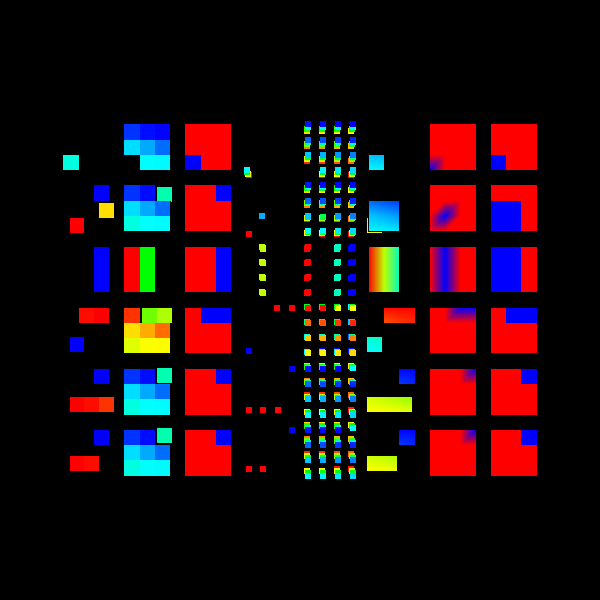

Recreate this plot in Python.
#!/usr/bin/env python

# Demonstrate vtkExtractSelection with multiple selection types
# (GLOBALIDS, INDICES, VALUES, THRESHOLDS, LOCATIONS, FRUSTUM)
# on both cell and point data of a 3x3x3 image data cube, arranged
# in a grid layout.

# Factory overrides
import vtkmodules.vtkInteractionStyle  # noqa: F401
import vtkmodules.vtkRenderingFreeType  # noqa: F401
import vtkmodules.vtkRenderingOpenGL2  # noqa: F401

from vtkmodules.vtkCommonCore import (
    VTK_FLOAT,
    vtkDoubleArray,
    vtkFloatArray,
    vtkIdTypeArray,
)
from vtkmodules.vtkCommonDataModel import (
    vtkImageData,
    vtkSelection,
    vtkSelectionNode,
)
from vtkmodules.vtkFiltersExtraction import vtkExtractSelection
from vtkmodules.vtkRenderingCore import (
    vtkActor,
    vtkDataSetMapper,
    vtkRenderWindow,
    vtkRenderWindowInteractor,
    vtkRenderer,
)

XCELLS = 3
YCELLS = 3
ZCELLS = 3

# Create sample image data with known structure and arrays
sample_data = vtkImageData()
sample_data.SetSpacing(1.0, 1.0, 1.0)
sample_data.SetOrigin(0.0, 0.0, 0.0)
sample_data.SetDimensions(XCELLS + 1, YCELLS + 1, ZCELLS + 1)
sample_data.AllocateScalars(VTK_FLOAT, 1)

# Point arrays
point_counter_array = vtkIdTypeArray()
point_counter_array.SetNumberOfComponents(1)
point_counter_array.SetName("Point Counter")
sample_data.GetPointData().AddArray(point_counter_array)

point_forward_ids = vtkIdTypeArray()
point_forward_ids.SetNumberOfComponents(1)
point_forward_ids.SetName("Forward Point Ids")
sample_data.GetPointData().AddArray(point_forward_ids)

point_reverse_ids = vtkIdTypeArray()
point_reverse_ids.SetNumberOfComponents(1)
point_reverse_ids.SetName("Reverse Point Ids")
sample_data.GetPointData().AddArray(point_reverse_ids)

point_x_array = vtkFloatArray()
point_x_array.SetNumberOfComponents(1)
point_x_array.SetName("Point X")
sample_data.GetPointData().AddArray(point_x_array)

point_y_array = vtkFloatArray()
point_y_array.SetNumberOfComponents(1)
point_y_array.SetName("Point Y")
sample_data.GetPointData().AddArray(point_y_array)

point_z_array = vtkFloatArray()
point_z_array.SetNumberOfComponents(1)
point_z_array.SetName("Point Z")
sample_data.GetPointData().AddArray(point_z_array)

point_count = 0
for i in range(ZCELLS + 1):
    for j in range(YCELLS + 1):
        for k in range(XCELLS + 1):
            point_counter_array.InsertNextValue(point_count)
            id_f = point_count + 10
            id_r = (XCELLS + 1) * (YCELLS + 1) * (ZCELLS + 1) - 1 - point_count + 10
            point_forward_ids.InsertNextValue(id_f)
            point_reverse_ids.InsertNextValue(id_r)
            point_count += 1
            point_x_array.InsertNextValue(float(k))
            point_y_array.InsertNextValue(float(j))
            point_z_array.InsertNextValue(float(i))

# Cell arrays
cell_counter_array = vtkIdTypeArray()
cell_counter_array.SetNumberOfComponents(1)
cell_counter_array.SetName("Cell Count")
sample_data.GetCellData().AddArray(cell_counter_array)

cell_forward_ids = vtkIdTypeArray()
cell_forward_ids.SetNumberOfComponents(1)
cell_forward_ids.SetName("Forward Cell Ids")
sample_data.GetCellData().AddArray(cell_forward_ids)

cell_reverse_ids = vtkIdTypeArray()
cell_reverse_ids.SetNumberOfComponents(1)
cell_reverse_ids.SetName("Reverse Cell Ids")
sample_data.GetCellData().AddArray(cell_reverse_ids)

cell_x_array = vtkDoubleArray()
cell_x_array.SetNumberOfComponents(1)
cell_x_array.SetName("Cell X")
sample_data.GetCellData().AddArray(cell_x_array)

cell_y_array = vtkDoubleArray()
cell_y_array.SetNumberOfComponents(1)
cell_y_array.SetName("Cell Y")
sample_data.GetCellData().AddArray(cell_y_array)

cell_z_array = vtkDoubleArray()
cell_z_array.SetNumberOfComponents(1)
cell_z_array.SetName("Cell Z")
sample_data.GetCellData().AddArray(cell_z_array)

cell_count = 0
for i in range(ZCELLS):
    for j in range(YCELLS):
        for k in range(XCELLS):
            cell_counter_array.InsertNextValue(cell_count)
            id_f = cell_count + 10
            id_r = XCELLS * YCELLS * ZCELLS - 1 - cell_count + 10
            cell_forward_ids.InsertNextValue(id_f)
            cell_reverse_ids.InsertNextValue(id_r)
            cell_count += 1
            cell_x_array.InsertNextValue(k + 0.5)
            cell_y_array.InsertNextValue(j + 0.5)
            cell_z_array.InsertNextValue(i + 0.5)

sample_data.GetPointData().SetGlobalIds(point_forward_ids)
sample_data.GetPointData().SetScalars(point_x_array)
sample_data.GetCellData().SetGlobalIds(cell_forward_ids)
sample_data.GetCellData().SetScalars(cell_x_array)

# Renderer
renderer = vtkRenderer()

# Selection pipeline
selection = vtkSelection()
selection_node = vtkSelectionNode()
selection.AddNode(selection_node)

extract_selection = vtkExtractSelection()
extract_selection.SetInputData(0, sample_data)
extract_selection.SetInputData(1, selection)
extract_selection.PreserveTopologyOff()

COLORBYCELL = 0
COLORBYPOINT = 1

def show_me(result, x, y, cell_or_point, array):
    copy = result.NewInstance()
    copy.DeepCopy(result)
    mapper = vtkDataSetMapper()
    mapper.SetInputData(copy)
    r = array.GetRange()
    if cell_or_point == COLORBYCELL:
        copy.GetCellData().SetActiveScalars(array.GetName())
        mapper.SetScalarModeToUseCellData()
    else:
        copy.GetPointData().SetActiveScalars(array.GetName())
        mapper.SetScalarModeToUsePointData()
    mapper.SetScalarRange(r[0], r[1])
    actor = vtkActor()
    actor.SetPosition(x * 4, y * 4, 0)
    actor.SetMapper(mapper)
    actor.GetProperty().SetPointSize(6.0)
    renderer.AddActor(actor)

# --- GLOBALIDS on cells ---
selection_node.Initialize()
selection_node.GetProperties().Set(vtkSelectionNode.CONTENT_TYPE(), vtkSelectionNode.GLOBALIDS)
selection_node.SetFieldType(vtkSelectionNode.CELL)
cell_ids = vtkIdTypeArray()
cell_ids.SetNumberOfComponents(1)
cell_ids.SetNumberOfTuples(5)
cell_ids.SetTuple1(0, 9)
cell_ids.SetTuple1(1, 10)
cell_ids.SetTuple1(2, 11)
cell_ids.SetTuple1(3, 36)
cell_ids.SetTuple1(4, 37)
selection_node.SetSelectionList(cell_ids)

extract_selection.Update()
show_me(extract_selection.GetOutput(), 0, 0, COLORBYCELL, cell_forward_ids)

selection_node.GetProperties().Set(vtkSelectionNode.INVERSE(), 1)
extract_selection.Update()
show_me(extract_selection.GetOutput(), 1, 0, COLORBYCELL, cell_forward_ids)

selection_node.GetProperties().Set(vtkSelectionNode.INVERSE(), 0)
extract_selection.PreserveTopologyOn()
extract_selection.Update()
inside_arr = extract_selection.GetOutput().GetCellData().GetArray("vtkInsidedness")
show_me(extract_selection.GetOutput(), 2, 0, COLORBYCELL, inside_arr)

# --- GLOBALIDS on points ---
selection_node.Initialize()
extract_selection.PreserveTopologyOff()
selection_node.GetProperties().Set(vtkSelectionNode.CONTENT_TYPE(), vtkSelectionNode.GLOBALIDS)
selection_node.GetProperties().Set(vtkSelectionNode.FIELD_TYPE(), vtkSelectionNode.POINT)
point_ids = vtkIdTypeArray()
point_ids.SetNumberOfComponents(1)
point_ids.SetNumberOfTuples(5)
point_ids.SetTuple1(0, 9)
point_ids.SetTuple1(1, 10)
point_ids.SetTuple1(2, 11)
point_ids.SetTuple1(3, 73)
point_ids.SetTuple1(4, 74)
selection_node.SetSelectionList(point_ids)

extract_selection.Update()
show_me(extract_selection.GetOutput(), 3, 0, COLORBYPOINT, point_forward_ids)

selection_node.GetProperties().Set(vtkSelectionNode.INVERSE(), 1)
extract_selection.Update()
show_me(extract_selection.GetOutput(), 4, 0, COLORBYPOINT, point_forward_ids)

selection_node.GetProperties().Set(vtkSelectionNode.INVERSE(), 0)
selection_node.GetProperties().Set(vtkSelectionNode.CONTAINING_CELLS(), 1)
extract_selection.Update()
show_me(extract_selection.GetOutput(), 5, 0, COLORBYPOINT, point_forward_ids)

selection_node.GetProperties().Set(vtkSelectionNode.CONTAINING_CELLS(), 0)
extract_selection.PreserveTopologyOn()
extract_selection.Update()
inside_arr = extract_selection.GetOutput().GetPointData().GetArray("vtkInsidedness")
show_me(extract_selection.GetOutput(), 6, 0, COLORBYPOINT, inside_arr)

selection_node.GetProperties().Set(vtkSelectionNode.CONTAINING_CELLS(), 1)
extract_selection.Update()
inside_arr = extract_selection.GetOutput().GetCellData().GetArray("vtkInsidedness")
show_me(extract_selection.GetOutput(), 7, 0, COLORBYCELL, inside_arr)

# --- INDICES on cells ---
selection_node.Initialize()
extract_selection.PreserveTopologyOff()
selection_node.GetProperties().Set(vtkSelectionNode.CONTENT_TYPE(), vtkSelectionNode.INDICES)
selection_node.SetFieldType(vtkSelectionNode.CELL)
cell_ids = vtkIdTypeArray()
cell_ids.SetNumberOfComponents(1)
cell_ids.SetNumberOfTuples(5)
cell_ids.SetTuple1(0, 0)
cell_ids.SetTuple1(1, 1)
cell_ids.SetTuple1(2, 2)
cell_ids.SetTuple1(3, 26)
cell_ids.SetTuple1(4, 27)
selection_node.SetSelectionList(cell_ids)

extract_selection.Update()
show_me(extract_selection.GetOutput(), 0, 1, COLORBYCELL, cell_counter_array)

selection_node.GetProperties().Set(vtkSelectionNode.INVERSE(), 1)
extract_selection.Update()
show_me(extract_selection.GetOutput(), 1, 1, COLORBYCELL, cell_counter_array)

selection_node.GetProperties().Set(vtkSelectionNode.INVERSE(), 0)
extract_selection.PreserveTopologyOn()
extract_selection.Update()
inside_arr = extract_selection.GetOutput().GetCellData().GetArray("vtkInsidedness")
show_me(extract_selection.GetOutput(), 2, 1, COLORBYCELL, inside_arr)

# --- INDICES on points ---
selection_node.Initialize()
extract_selection.PreserveTopologyOff()
selection_node.GetProperties().Set(vtkSelectionNode.CONTENT_TYPE(), vtkSelectionNode.INDICES)
selection_node.GetProperties().Set(vtkSelectionNode.FIELD_TYPE(), vtkSelectionNode.POINT)
point_ids = vtkIdTypeArray()
point_ids.SetNumberOfComponents(1)
point_ids.SetNumberOfTuples(5)
point_ids.SetTuple1(0, 0)
point_ids.SetTuple1(1, 1)
point_ids.SetTuple1(2, 2)
point_ids.SetTuple1(3, 63)
point_ids.SetTuple1(4, 64)
selection_node.SetSelectionList(point_ids)

extract_selection.Update()
show_me(extract_selection.GetOutput(), 3, 1, COLORBYPOINT, point_counter_array)

selection_node.GetProperties().Set(vtkSelectionNode.INVERSE(), 1)
extract_selection.Update()
show_me(extract_selection.GetOutput(), 4, 1, COLORBYPOINT, point_counter_array)

selection_node.GetProperties().Set(vtkSelectionNode.INVERSE(), 0)
selection_node.GetProperties().Set(vtkSelectionNode.CONTAINING_CELLS(), 1)
extract_selection.Update()
show_me(extract_selection.GetOutput(), 5, 1, COLORBYPOINT, point_counter_array)

selection_node.GetProperties().Set(vtkSelectionNode.INVERSE(), 0)
selection_node.GetProperties().Set(vtkSelectionNode.CONTAINING_CELLS(), 0)
extract_selection.PreserveTopologyOn()
extract_selection.Update()
inside_arr = extract_selection.GetOutput().GetPointData().GetArray("vtkInsidedness")
show_me(extract_selection.GetOutput(), 6, 1, COLORBYPOINT, inside_arr)

selection_node.GetProperties().Set(vtkSelectionNode.CONTAINING_CELLS(), 1)
extract_selection.Update()
inside_arr = extract_selection.GetOutput().GetCellData().GetArray("vtkInsidedness")
show_me(extract_selection.GetOutput(), 7, 1, COLORBYCELL, inside_arr)

# --- VALUES on cells ---
selection_node.Initialize()
extract_selection.PreserveTopologyOff()
selection_node.GetProperties().Set(vtkSelectionNode.CONTENT_TYPE(), vtkSelectionNode.VALUES)
selection_node.SetFieldType(vtkSelectionNode.CELL)
cell_ids = vtkIdTypeArray()
cell_ids.SetName("Reverse Cell Ids")
cell_ids.SetNumberOfComponents(1)
cell_ids.SetNumberOfTuples(5)
cell_ids.SetTuple1(0, 9)
cell_ids.SetTuple1(1, 10)
cell_ids.SetTuple1(2, 11)
cell_ids.SetTuple1(3, 36)
cell_ids.SetTuple1(4, 37)
selection_node.SetSelectionList(cell_ids)

extract_selection.Update()
show_me(extract_selection.GetOutput(), 0, 2, COLORBYCELL, cell_reverse_ids)

selection_node.GetProperties().Set(vtkSelectionNode.INVERSE(), 1)
extract_selection.Update()
show_me(extract_selection.GetOutput(), 1, 2, COLORBYCELL, cell_reverse_ids)

selection_node.GetProperties().Set(vtkSelectionNode.INVERSE(), 0)
extract_selection.PreserveTopologyOn()
extract_selection.Update()
inside_arr = extract_selection.GetOutput().GetCellData().GetArray("vtkInsidedness")
show_me(extract_selection.GetOutput(), 2, 2, COLORBYCELL, inside_arr)

# --- VALUES on points ---
selection_node.Initialize()
extract_selection.PreserveTopologyOff()
selection_node.GetProperties().Set(vtkSelectionNode.CONTENT_TYPE(), vtkSelectionNode.VALUES)
selection_node.GetProperties().Set(vtkSelectionNode.FIELD_TYPE(), vtkSelectionNode.POINT)
point_ids = vtkIdTypeArray()
point_ids.SetName("Reverse Point Ids")
point_ids.SetNumberOfComponents(1)
point_ids.SetNumberOfTuples(5)
point_ids.SetTuple1(0, 9)
point_ids.SetTuple1(1, 10)
point_ids.SetTuple1(2, 11)
point_ids.SetTuple1(3, 73)
point_ids.SetTuple1(4, 74)
selection_node.SetSelectionList(point_ids)

extract_selection.Update()
show_me(extract_selection.GetOutput(), 3, 2, COLORBYPOINT, point_reverse_ids)

selection_node.GetProperties().Set(vtkSelectionNode.INVERSE(), 1)
extract_selection.Update()
show_me(extract_selection.GetOutput(), 4, 2, COLORBYPOINT, point_reverse_ids)

selection_node.GetProperties().Set(vtkSelectionNode.INVERSE(), 0)
selection_node.GetProperties().Set(vtkSelectionNode.CONTAINING_CELLS(), 1)
extract_selection.Update()
show_me(extract_selection.GetOutput(), 5, 2, COLORBYPOINT, point_reverse_ids)

selection_node.GetProperties().Set(vtkSelectionNode.INVERSE(), 0)
selection_node.GetProperties().Set(vtkSelectionNode.CONTAINING_CELLS(), 0)
extract_selection.PreserveTopologyOn()
extract_selection.Update()
inside_arr = extract_selection.GetOutput().GetPointData().GetArray("vtkInsidedness")
show_me(extract_selection.GetOutput(), 6, 2, COLORBYPOINT, inside_arr)

selection_node.GetProperties().Set(vtkSelectionNode.CONTAINING_CELLS(), 1)
extract_selection.Update()
inside_arr = extract_selection.GetOutput().GetCellData().GetArray("vtkInsidedness")
show_me(extract_selection.GetOutput(), 7, 2, COLORBYCELL, inside_arr)

# --- THRESHOLDS on cells ---
selection_node.Initialize()
extract_selection.PreserveTopologyOff()
selection_node.GetProperties().Set(vtkSelectionNode.CONTENT_TYPE(), vtkSelectionNode.THRESHOLDS)
selection_node.SetFieldType(vtkSelectionNode.CELL)
cell_thresh = vtkDoubleArray()
cell_thresh.SetNumberOfComponents(2)
cell_thresh.SetNumberOfTuples(1)
cell_thresh.SetComponent(0, 0, 1.9)
cell_thresh.SetComponent(0, 1, 3.1)
selection_node.SetSelectionList(cell_thresh)

extract_selection.Update()
show_me(extract_selection.GetOutput(), 0, 3, COLORBYCELL, cell_x_array)

selection_node.GetProperties().Set(vtkSelectionNode.INVERSE(), 1)
extract_selection.Update()
show_me(extract_selection.GetOutput(), 1, 3, COLORBYCELL, cell_x_array)

selection_node.GetProperties().Set(vtkSelectionNode.INVERSE(), 0)
extract_selection.PreserveTopologyOn()
extract_selection.Update()
inside_arr = extract_selection.GetOutput().GetCellData().GetArray("vtkInsidedness")
show_me(extract_selection.GetOutput(), 2, 3, COLORBYCELL, inside_arr)

# --- THRESHOLDS on points ---
selection_node.Initialize()
extract_selection.PreserveTopologyOff()
selection_node.GetProperties().Set(vtkSelectionNode.CONTENT_TYPE(), vtkSelectionNode.THRESHOLDS)
selection_node.GetProperties().Set(vtkSelectionNode.FIELD_TYPE(), vtkSelectionNode.POINT)
point_thresh = vtkDoubleArray()
point_thresh.SetNumberOfComponents(2)
point_thresh.SetNumberOfTuples(1)
point_thresh.SetComponent(0, 0, 0.9)
point_thresh.SetComponent(0, 1, 1.1)
selection_node.SetSelectionList(point_thresh)

extract_selection.Update()
show_me(extract_selection.GetOutput(), 3, 3, COLORBYPOINT, point_x_array)

selection_node.GetProperties().Set(vtkSelectionNode.INVERSE(), 1)
extract_selection.Update()
show_me(extract_selection.GetOutput(), 4, 3, COLORBYPOINT, point_x_array)

selection_node.GetProperties().Set(vtkSelectionNode.INVERSE(), 0)
selection_node.GetProperties().Set(vtkSelectionNode.CONTAINING_CELLS(), 1)
extract_selection.Update()
show_me(extract_selection.GetOutput(), 5, 3, COLORBYPOINT, point_x_array)

selection_node.GetProperties().Set(vtkSelectionNode.CONTAINING_CELLS(), 0)
extract_selection.PreserveTopologyOn()
extract_selection.Update()
inside_arr = extract_selection.GetOutput().GetPointData().GetArray("vtkInsidedness")
show_me(extract_selection.GetOutput(), 6, 3, COLORBYPOINT, inside_arr)

selection_node.GetProperties().Set(vtkSelectionNode.CONTAINING_CELLS(), 1)
extract_selection.Update()
inside_arr = extract_selection.GetOutput().GetCellData().GetArray("vtkInsidedness")
show_me(extract_selection.GetOutput(), 7, 3, COLORBYCELL, inside_arr)

# --- LOCATIONS on cells ---
selection_node.Initialize()
extract_selection.PreserveTopologyOff()
selection_node.GetProperties().Set(vtkSelectionNode.CONTENT_TYPE(), vtkSelectionNode.LOCATIONS)
selection_node.SetFieldType(vtkSelectionNode.CELL)
cell_locs = vtkDoubleArray()
cell_locs.SetNumberOfComponents(3)
cell_locs.SetNumberOfTuples(4)
cell_locs.SetTuple3(0, 0.0, 0.99, 0.5)
cell_locs.SetTuple3(1, 2.5, 1.5, 0.5)
cell_locs.SetTuple3(2, 2.5, 2.1, 2.9)
cell_locs.SetTuple3(3, 5.0, 5.0, 5.0)
selection_node.SetSelectionList(cell_locs)

extract_selection.Update()
show_me(extract_selection.GetOutput(), 0, 4, COLORBYCELL, cell_counter_array)

selection_node.GetProperties().Set(vtkSelectionNode.INVERSE(), 1)
extract_selection.Update()
show_me(extract_selection.GetOutput(), 1, 4, COLORBYCELL, cell_counter_array)

selection_node.GetProperties().Set(vtkSelectionNode.INVERSE(), 0)
extract_selection.PreserveTopologyOn()
extract_selection.Update()
inside_arr = extract_selection.GetOutput().GetCellData().GetArray("vtkInsidedness")
show_me(extract_selection.GetOutput(), 2, 4, COLORBYCELL, inside_arr)

# --- LOCATIONS on points ---
selection_node.Initialize()
extract_selection.PreserveTopologyOff()
selection_node.GetProperties().Set(vtkSelectionNode.CONTENT_TYPE(), vtkSelectionNode.LOCATIONS)
selection_node.GetProperties().Set(vtkSelectionNode.FIELD_TYPE(), vtkSelectionNode.POINT)
selection_node.GetProperties().Set(vtkSelectionNode.EPSILON(), 0.3)
point_locs = vtkDoubleArray()
point_locs.SetNumberOfComponents(3)
point_locs.SetNumberOfTuples(3)
point_locs.SetTuple3(0, 0.0, 0.0, 0.29)
point_locs.SetTuple3(1, 1.0, 0.0, 0.31)
point_locs.SetTuple3(2, 1.0, 1.0, 3.1)
selection_node.SetSelectionList(point_locs)

extract_selection.Update()
show_me(extract_selection.GetOutput(), 3, 4, COLORBYPOINT, point_counter_array)

selection_node.GetProperties().Set(vtkSelectionNode.INVERSE(), 1)
extract_selection.Update()
show_me(extract_selection.GetOutput(), 4, 4, COLORBYPOINT, point_counter_array)

selection_node.GetProperties().Set(vtkSelectionNode.INVERSE(), 0)
selection_node.GetProperties().Set(vtkSelectionNode.CONTAINING_CELLS(), 1)
extract_selection.Update()
show_me(extract_selection.GetOutput(), 5, 4, COLORBYPOINT, point_counter_array)

selection_node.GetProperties().Set(vtkSelectionNode.INVERSE(), 0)
selection_node.GetProperties().Set(vtkSelectionNode.CONTAINING_CELLS(), 0)
extract_selection.PreserveTopologyOn()
extract_selection.Update()
inside_arr = extract_selection.GetOutput().GetPointData().GetArray("vtkInsidedness")
show_me(extract_selection.GetOutput(), 6, 4, COLORBYPOINT, inside_arr)

selection_node.GetProperties().Set(vtkSelectionNode.CONTAINING_CELLS(), 1)
extract_selection.Update()
inside_arr = extract_selection.GetOutput().GetCellData().GetArray("vtkInsidedness")
show_me(extract_selection.GetOutput(), 7, 4, COLORBYCELL, inside_arr)

# --- FRUSTUM on cells ---
selection_node.Initialize()
extract_selection.PreserveTopologyOff()
selection_node.GetProperties().Set(vtkSelectionNode.CONTENT_TYPE(), vtkSelectionNode.FRUSTUM)
selection_node.SetFieldType(vtkSelectionNode.CELL)
frust_corners = vtkDoubleArray()
frust_corners.SetNumberOfComponents(4)
frust_corners.SetNumberOfTuples(8)
frust_corners.SetTuple4(0, 0.1, 0.1, 3.1, 0.0)
frust_corners.SetTuple4(1, 0.1, 0.1, 0.1, 0.0)
frust_corners.SetTuple4(2, 0.1, 0.9, 3.1, 0.0)
frust_corners.SetTuple4(3, 0.1, 0.9, 0.1, 0.0)
frust_corners.SetTuple4(4, 0.9, 0.1, 3.1, 0.0)
frust_corners.SetTuple4(5, 0.9, 0.1, 0.1, 0.0)
frust_corners.SetTuple4(6, 0.9, 0.9, 3.1, 0.0)
frust_corners.SetTuple4(7, 0.9, 0.9, 0.1, 0.0)
selection_node.SetSelectionList(frust_corners)

extract_selection.Update()
show_me(extract_selection.GetOutput(), 0, 5, COLORBYCELL, cell_counter_array)

selection_node.GetProperties().Set(vtkSelectionNode.INVERSE(), 1)
extract_selection.Update()
show_me(extract_selection.GetOutput(), 1, 5, COLORBYCELL, cell_counter_array)

selection_node.GetProperties().Set(vtkSelectionNode.INVERSE(), 0)
extract_selection.PreserveTopologyOn()
extract_selection.Update()
inside_arr = extract_selection.GetOutput().GetCellData().GetArray("vtkInsidedness")
show_me(extract_selection.GetOutput(), 2, 5, COLORBYCELL, inside_arr)

# --- FRUSTUM on points ---
selection_node.Initialize()
extract_selection.PreserveTopologyOff()
selection_node.GetProperties().Set(vtkSelectionNode.CONTENT_TYPE(), vtkSelectionNode.FRUSTUM)
selection_node.GetProperties().Set(vtkSelectionNode.FIELD_TYPE(), vtkSelectionNode.POINT)
frust_corners = vtkDoubleArray()
frust_corners.SetNumberOfComponents(4)
frust_corners.SetNumberOfTuples(8)
frust_corners.SetTuple4(0, -0.1, -0.1, 3.1, 0.0)
frust_corners.SetTuple4(1, -0.1, -0.1, -0.1, 0.0)
frust_corners.SetTuple4(2, -0.1, 0.1, 3.1, 0.0)
frust_corners.SetTuple4(3, -0.1, 0.1, -0.1, 0.0)
frust_corners.SetTuple4(4, 0.1, -0.1, 3.1, 0.0)
frust_corners.SetTuple4(5, 0.1, -0.1, -0.1, 0.0)
frust_corners.SetTuple4(6, 0.1, 0.1, 3.1, 0.0)
frust_corners.SetTuple4(7, 0.1, 0.1, -0.1, 0.0)
selection_node.SetSelectionList(frust_corners)

extract_selection.Update()
show_me(extract_selection.GetOutput(), 3, 5, COLORBYPOINT, point_counter_array)

selection_node.GetProperties().Set(vtkSelectionNode.INVERSE(), 1)
extract_selection.Update()
show_me(extract_selection.GetOutput(), 4, 5, COLORBYPOINT, point_counter_array)

selection_node.GetProperties().Set(vtkSelectionNode.INVERSE(), 0)
selection_node.GetProperties().Set(vtkSelectionNode.CONTAINING_CELLS(), 1)
extract_selection.Update()
show_me(extract_selection.GetOutput(), 5, 5, COLORBYPOINT, point_counter_array)

selection_node.GetProperties().Set(vtkSelectionNode.INVERSE(), 0)
selection_node.GetProperties().Set(vtkSelectionNode.CONTAINING_CELLS(), 0)
extract_selection.PreserveTopologyOn()
extract_selection.Update()
inside_arr = extract_selection.GetOutput().GetPointData().GetArray("vtkInsidedness")
show_me(extract_selection.GetOutput(), 6, 5, COLORBYPOINT, inside_arr)

selection_node.GetProperties().Set(vtkSelectionNode.CONTAINING_CELLS(), 1)
extract_selection.Update()
inside_arr = extract_selection.GetOutput().GetCellData().GetArray("vtkInsidedness")
show_me(extract_selection.GetOutput(), 7, 5, COLORBYCELL, inside_arr)

# Window
render_window = vtkRenderWindow()
render_window.SetMultiSamples(0)
render_window.SetSize(600, 600)
render_window.AddRenderer(renderer)
render_window.SetWindowName("selection types")

# Interactor
interactor = vtkRenderWindowInteractor()
interactor.SetRenderWindow(render_window)

# Scene
renderer.ResetCamera()

interactor.Initialize()
interactor.Start()
